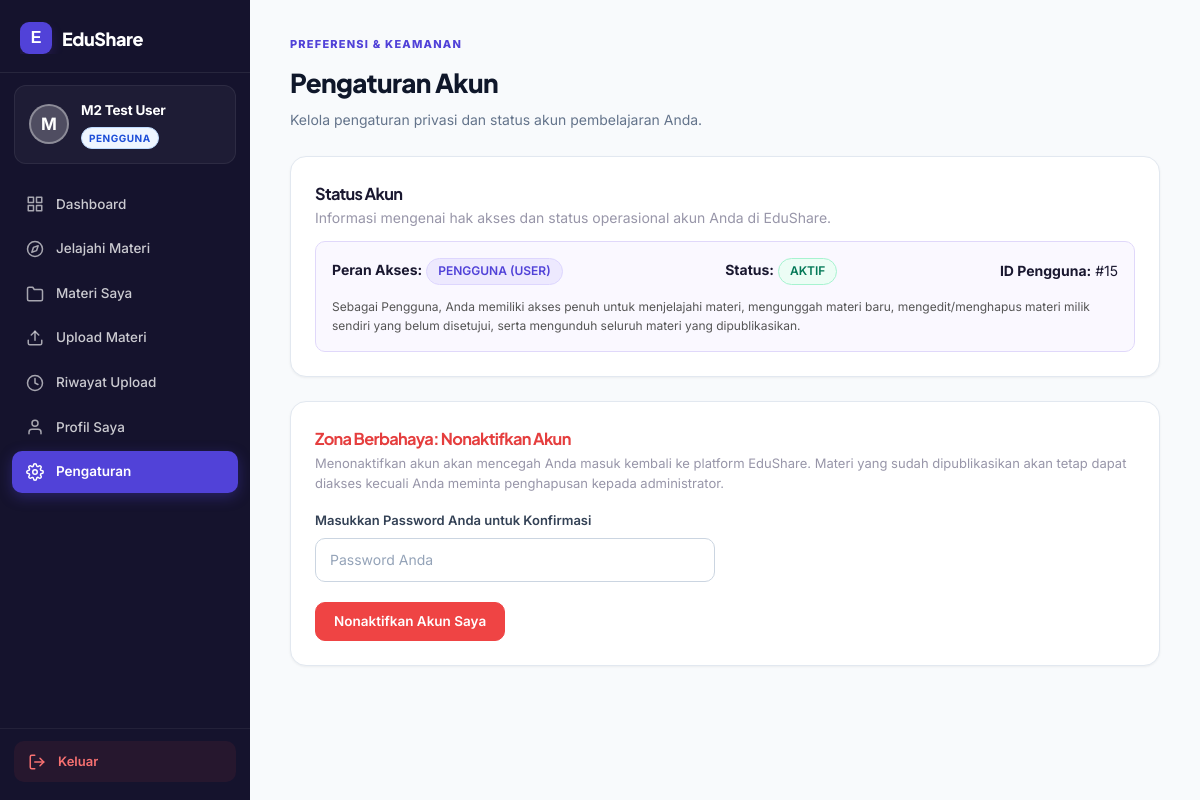
/user/pengaturan.php (signed in), run on the app's committed database.
### tables this page shows
CREATE TABLE `users` (
  `id_user` int(11) NOT NULL AUTO_INCREMENT,
  `nama` varchar(100) NOT NULL,
  `email` varchar(150) NOT NULL,
  `password` varchar(255) NOT NULL,
  `role` enum('user','admin','super_admin') NOT NULL DEFAULT 'user',
  `status` enum('active','inactive','suspended') NOT NULL DEFAULT 'active',
  `last_login_at` datetime DEFAULT NULL,
  `created_by` int(11) DEFAULT NULL,
  `created_at` datetime NOT NULL DEFAULT current_timestamp(),
  `updated_at` datetime DEFAULT NULL ON UPDATE current_timestamp(),
  PRIMARY KEY (`id_user`),
  UNIQUE KEY `email` (`email`),
  KEY `idx_users_role_status` (`role`,`status`),
  KEY `idx_users_created_by` (`created_by`),
  CONSTRAINT `fk_users_created_by` FOREIGN KEY (`created_by`) REFERENCES `users` (`id_user`) ON DELETE SET NULL
);

### includes/helpers.php (called while the page is built, shortened)
<?php
if (!function_exists('e')) {
    function e(mixed $value): string
    {
        return htmlspecialchars((string)$value, ENT_QUOTES | ENT_SUBSTITUTE, 'UTF-8');
    }
}
if (!function_exists('url')) {
    function url(string $path = ''): string
    {
        return BASE_URL . '/' . ltrim($path, '/');
    }
}

### middleware/auth.php (called while the page is built, shortened)
<?php
if (!function_exists('current_user')) {
    function current_user(): ?array
    {
        $sessionUserId = (int)($_SESSION['user']['id_user'] ?? $_SESSION['user']['id'] ?? 0);
        if (
            !empty($GLOBALS['_edushare_auth_loaded'])
            && ($GLOBALS['_edushare_auth_uid'] ?? null) === $sessionUserId
        ) {
            return $GLOBALS['_edushare_auth_user'];
        }
        try {
            $stmt = db()->prepare('SELECT id_user, nama, email, role, status FROM users WHERE id_user = ? LIMIT 1');
            $stmt->execute([$sessionUserId]);
            $row = $stmt->fetch();
        } catch (\Throwable $e) {
            error_log('EduShare current_user error: ' . $e->getMessage());
            clear_auth_cache();
            return null;
        }
        $user = [
            'id'      => (int)$row['id_user'],
            'id_user' => (int)$row['id_user'],
            'nama'    => (string)$row['nama'],
            'email'   => (string)$row['email'],
            'role'    => (string)$row['role'],
            'status'  => (string)$row['status'],
        ];
        return $user;
    }
}

### config/database.php (called while the page is built, shortened)
<?php
if (!function_exists('db')) {
    function db(): PDO
    {
        return $GLOBALS['pdo'];
    }
}

### config/app.php (called while the page is built, shortened)
<?php
require_once __DIR__ . '/database.php';
require_once ROOT_PATH . '/includes/helpers.php';
require_once ROOT_PATH . '/middleware/auth.php';
if (PHP_SAPI !== 'cli' && !empty($_SESSION['user'])) {
    $timeoutMin = max(1, (int)get_setting('session_timeout_min', 60));
    if (isset($_SESSION['last_activity']) && (time() - (int)$_SESSION['last_activity']) > ($timeoutMin * 60)) {
        $timedOutUserId = (int)($_SESSION['user']['id_user'] ?? $_SESSION['user']['id'] ?? 0);
        $timedOutRole   = isset($_SESSION['user']['role']) ? (string)$_SESSION['user']['role'] : null;
        if ($timedOutUserId > 0) {
            log_activity($timedOutUserId, 'session_timeout', 'Sesi berakhir otomatis karena tidak aktif.', 'user', $timedOutUserId);
            log_audit('session_timeout', 'user', $timedOutUserId, 'Sesi berakhir otomatis karena tidak aktif.', [], $timedOutUserId, $timedOutRole);
        }
        $_SESSION = [];
        if (!headers_sent() && session_status() === PHP_SESSION_ACTIVE) {
            session_regenerate_id(true);
        }
        clear_auth_cache();
        $_SESSION['flash'] = [
            'type'    => 'error',
            'message' => 'Sesi Anda telah berakhir karena tidak aktif. Silakan login kembali.',
        ];
    } else {
        current_user();
    }
}

### user/pengaturan.php (the view, shortened to what this page needs)
<?php
require_once __DIR__ . '/../config/app.php';
$user = current_user();
$userId = (int)$user['id_user'];
?>
<!DOCTYPE html>
<html lang="id">
<head>
<link rel="stylesheet" href="<?= e(url('assets/css/style.css')) ?>">
<link rel="stylesheet" href="<?= e(url('assets/css/dashboard.css')) ?>">
</head>
<body>
<div class="dashboard-layout">
<?php include __DIR__ . '/../partials/sidebar_user.php'; ?>
<main class="content-area">
    <div class="panel-header">
        <div>
            <span class="eyebrow">PREFERENSI & KEAMANAN</span>
            <h1>Pengaturan Akun</h1>
            <p>Kelola pengaturan privasi dan status akun pembelajaran Anda.</p>
        </div>
    </div>
    <div class="card" style="margin-bottom: 24px;">
        <h3 style="margin-top:0;">Status Akun</h3>
        <p class="text-muted">Informasi mengenai hak akses dan status operasional akun Anda di EduShare.</p>
        <div style="background:#faf8ff; border:1px solid #e0d8fa; padding:16px; border-radius:10px; margin-top:12px;">
            <div style="display:flex; justify-content:space-between; align-items:center; flex-wrap:wrap; gap:10px;">
                <div>
                    <strong>Peran Akses:</strong> <span class="badge badge-primary">PENGGUNA (USER)</span>
                </div>
                <div>
                    <strong>Status:</strong> <span class="badge badge-success">AKTIF</span>
                </div>
                <div>
                    <strong>ID Pengguna:</strong> #<?= $userId ?>
                </div>
            </div>
            <p style="margin:12px 0 0; font-size:12px; color:#555;">
                Sebagai Pengguna, Anda memiliki akses penuh untuk menjelajahi materi, mengunggah materi baru, mengedit/menghapus materi milik sendiri yang belum disetujui, serta mengunduh seluruh materi yang dipublikasikan.
            </p>
        </div>
    </div>
    <div class="card" style="border: 1px solid #fed7d7;">
        <h3 style="color:#e53e3e; margin-top:0;">Zona Berbahaya: Nonaktifkan Akun</h3>
        <p class="text-muted" style="font-size:13px;">
            Menonaktifkan akun akan mencegah Anda masuk kembali ke platform EduShare. Materi yang sudah dipublikasikan akan tetap dapat diakses kecuali Anda meminta penghapusan kepada administrator.
        </p>
        <form method="post" onsubmit="return confirm('Apakah Anda benar-benar yakin ingin menonaktifkan akun Anda? Tindakan ini akan mengakhiri sesi Anda.');" style="margin-top:16px; max-width:400px;">
            <div class="form-group">
                <label for="confirm_password">Masukkan Password Anda untuk Konfirmasi</label>
                <input type="password" id="confirm_password" name="confirm_password" class="form-control" required placeholder="Password Anda">
            </div>
            <button type="submit" class="btn btn-danger">
                Nonaktifkan Akun Saya
            </button>
        </form>
    </div>
</main>
</div>
</body>
</html>

### partials/sidebar_user.php (shortened to what this page needs)
<?php
$sidebarUser = current_user();
$currentPage = $_SERVER['PHP_SELF'];
function userSidebarIsActive(string $path): string {
    global $currentPage;
    return str_contains($currentPage, $path) ? ' active' : '';
}
$userFirstLetter = strtoupper(mb_substr($sidebarUser['nama'] ?? $sidebarUser['name'] ?? 'U', 0, 1));
?>
<aside class="sidebar sidebar-user">
    <div class="brand">
        <a href="<?= url('user/dashboard.php') ?>" class="brand-link">
            <span class="brand-mark">E</span>
            <span class="brand-name">EduShare</span>
        </a>
    </div>
    <div class="user-info">
        <div class="user-avatar user-avatar-purple">
            <?= e($userFirstLetter) ?>
        </div>
        <div class="user-meta">
            <div class="user-name"><?= e($sidebarUser['nama'] ?? $sidebarUser['name'] ?? 'Pengguna') ?></div>
            <span class="role-badge badge-user">Pengguna</span>
        </div>
    </div>
    <nav class="sidebar-nav">
        <a href="<?= url('user/dashboard.php') ?>" class="nav-item <?= userSidebarIsActive('user/dashboard') ?>">
            <svg width="18" height="18" viewBox="0 0 24 24" fill="none" stroke="currentColor" stroke-width="2" stroke-linecap="round" stroke-linejoin="round"><rect x="3" y="3" width="7" height="7"/><rect x="14" y="3" width="7" height="7"/><rect x="14" y="14" width="7" height="7"/><rect x="3" y="14" width="7" height="7"/></svg>
            <span class="nav-label">Dashboard</span>
        </a>
        <a href="<?= url('materi.php') ?>" class="nav-item <?= userSidebarIsActive('/materi.php') ?>">
            <svg width="18" height="18" viewBox="0 0 24 24" fill="none" stroke="currentColor" stroke-width="2" stroke-linecap="round" stroke-linejoin="round"><circle cx="12" cy="12" r="10"/><polygon points="16.24 7.76 14.12 14.12 7.76 16.24 9.88 9.88 16.24 7.76"/></svg>
            <span class="nav-label">Jelajahi Materi</span>
        </a>
        <a href="<?= url('user/materi_saya.php') ?>" class="nav-item <?= userSidebarIsActive('user/materi_saya') ?>">
            <svg width="18" height="18" viewBox="0 0 24 24" fill="none" stroke="currentColor" stroke-width="2" stroke-linecap="round" stroke-linejoin="round"><path d="M22 19a2 2 0 0 1-2 2H4a2 2 0 0 1-2-2V5a2 2 0 0 1 2-2h5l2 3h9a2 2 0 0 1 2 2z"/></svg>
            <span class="nav-label">Materi Saya</span>
        </a>
        <a href="<?= url('user/upload.php') ?>" class="nav-item <?= userSidebarIsActive('user/upload') ?>">
            <svg width="18" height="18" viewBox="0 0 24 24" fill="none" stroke="currentColor" stroke-width="2" stroke-linecap="round" stroke-linejoin="round"><path d="M21 15v4a2 2 0 0 1-2 2H5a2 2 0 0 1-2-2v-4"/><polyline points="17 8 12 3 7 8"/><line x1="12" y1="3" x2="12" y2="15"/></svg>
            <span class="nav-label">Upload Materi</span>
        </a>
        <a href="<?= url('user/riwayat.php') ?>" class="nav-item <?= userSidebarIsActive('user/riwayat') ?>">
            <svg width="18" height="18" viewBox="0 0 24 24" fill="none" stroke="currentColor" stroke-width="2" stroke-linecap="round" stroke-linejoin="round"><circle cx="12" cy="12" r="10"/><polyline points="12 6 12 12 16 14"/></svg>
            <span class="nav-label">Riwayat Upload</span>
        </a>
        <a href="<?= url('user/profil.php') ?>" class="nav-item <?= userSidebarIsActive('user/profil') ?>">
            <svg width="18" height="18" viewBox="0 0 24 24" fill="none" stroke="currentColor" stroke-width="2" stroke-linecap="round" stroke-linejoin="round"><path d="M20 21v-2a4 4 0 0 0-4-4H8a4 4 0 0 0-4 4v2"/><circle cx="12" cy="7" r="4"/></svg>
            <span class="nav-label">Profil Saya</span>
        </a>
        <a href="<?= url('user/pengaturan.php') ?>" class="nav-item <?= userSidebarIsActive('user/pengaturan') ?>">
            <span class="nav-label">Pengaturan</span>
        </a>
    </nav>
    <div class="sidebar-bottom">
        <a href="<?= url('logout.php') ?>" class="logout-btn">
            <svg width="18" height="18" viewBox="0 0 24 24" fill="none" stroke="currentColor" stroke-width="2" stroke-linecap="round" stroke-linejoin="round"><path d="M9 21H5a2 2 0 0 1-2-2V5a2 2 0 0 1 2-2h4"/><polyline points="16 17 21 12 16 7"/><line x1="21" y1="12" x2="9" y2="12"/></svg>
            <span class="nav-label">Keluar</span>
        </a>
    </div>
</aside>

### assets/css/style.css (style rules this page uses)
* { box-sizing:border-box }
:root { --purple:#673de6;--purple-dark:#4f2ac8;--lavender:#f3efff;--ink:#242238;--muted:#77758b;--line:#eceaf2;--bg:#fff }
body { margin:0;color:var(--ink);font-family:'DM Sans',sans-serif;background:#fff;font-size:15px }
a { color:inherit;text-decoration:none }
button,input,textarea,select { font:inherit }
.brand { font:800 20px 'Plus Jakarta Sans';display:flex;align-items:center;gap:7px;letter-spacing:-.7px }
.brand-mark { display:inline-grid;place-items:center;background:var(--purple);color:white;width:31px;height:31px;border-radius:10px;font:800 17px 'Plus Jakarta Sans';box-shadow:0 5px 12px #673de633 }
.btn { border:0;border-radius:10px;padding:13px 20px;display:inline-flex;justify-content:center;align-items:center;gap:10px;font-weight:700;font-size:13px;cursor:pointer;transition:.2s }
.btn-danger { background:#fff0f0;color:#c33 }
.eyebrow { font-size:10px;font-weight:800;letter-spacing:1.7px;color:var(--purple) }
h1,h2,h3 { font-family:'Plus Jakarta Sans',sans-serif;letter-spacing:-.7px }
.sidebar-bottom a { padding:10px;font-size:11px;color:var(--muted) }

### data on the page
users: nama "M", nama "M2 Test User", id_user "15"
